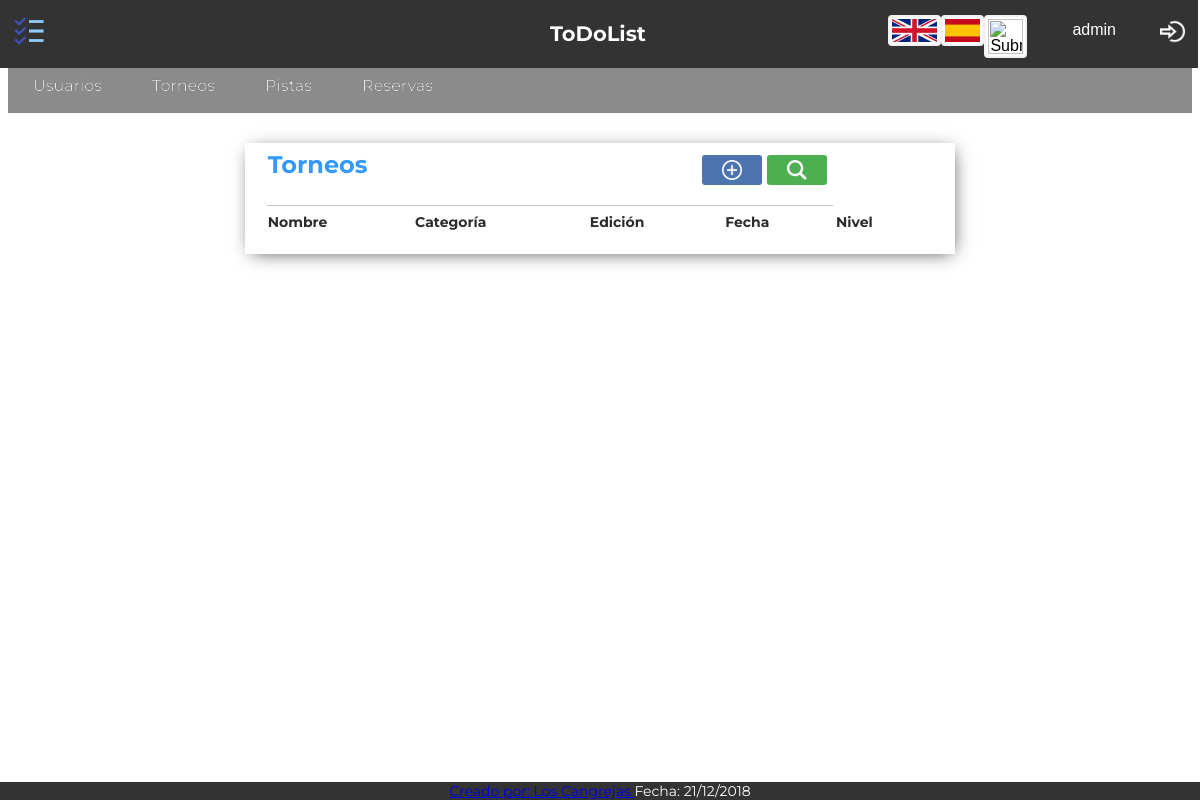
The page /Controllers/Torneos_Controller.php (signed in) on the database as committed earlier.
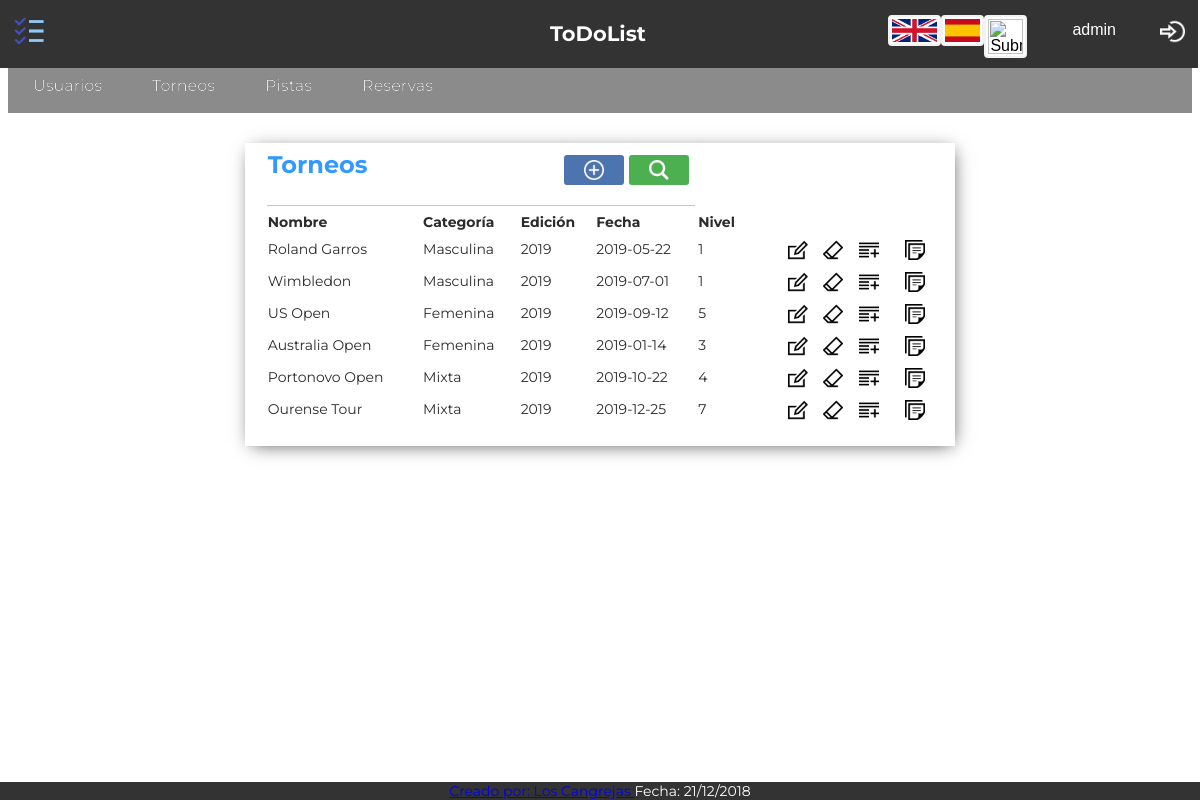
The same page on the database as committed later.
### tables this page shows
CREATE TABLE `torneo` (
  `ID_Torneo` tinyint(5) NOT NULL,
  `nombre` varchar(45) NOT NULL,
  `categoria` varchar(15) NOT NULL,
  `fecha` date NOT NULL,
  `edicion` int(5) NOT NULL,
  `nivel` int(5) NOT NULL
);

### Functions/Authentication.php (called while the page is built)
<?php
function IsAuthenticated(){
	if (!isset($_SESSION['login'])){
		return false;
	}
	else{
		return true;
	}
}
?>

### Models/Torneos_Model.php (called while the page is built, shortened)
<?php
class Torneos_Model{
	var $ID_Torneo;
	var $nombre;
	var $categoria;
	var $edicion;
	var $fecha;
	var $nivel;
	function __construct ($ID_Torneo,$nombre,$categoria,$edicion,$fecha,$nivel){
		$this -> ID_Torneo = $ID_Torneo;
		$this -> nombre = $nombre;
		$this -> categoria = $categoria;
		$this -> edicion = $edicion;
		$this -> fecha = $fecha;
		$this -> nivel = $nivel;
		include_once 'Access_DB.php';
		$this->mysqli = ConnectDB();
		}
function search(){
	     $sql = "SELECT *
       			FROM torneo
    			WHERE
    				(
    				(`ID_Torneo` LIKE '%$this->ID_Torneo%') &&
	 				(`nombre` LIKE '%$this->nombre%') &&
					(`categoria` LIKE '%$this->categoria%') &&
					(`edicion` LIKE '%$this->edicion%') &&
					(`fecha` LIKE '%$this->fecha%') &&
					(`nivel` LIKE '%$this->nivel%')
    				)";
    if (!($resultado = $this->mysqli->query($sql))){
		return 'Error en la búsqueda';
	}
    else{
		return $resultado;
	}
}
}
?>

### Models/Access_DB.php (called while the page is built)
<?php
function ConnectDB()
{
    $mysqli = new mysqli("localhost", "todolist", "todolist", "todolist");
	if ($mysqli->connect_errno) {
		include './MESSAGE.php';
		new MESSAGE("Fallo al conectar a MySQL: (" . $mysqli->connect_errno . ") " . $mysqli->connect_error, './index.php');
		return false;
	}
	else{
		return $mysqli;
	}
}
?>

### Views/Torneos_SHOWALL_View.php (the view, shortened to what this page needs)
<?php
include_once '../Functions/Authentication.php';
include '../Views/Header.php';
 class Torneos_SHOWALL{
	var $datos;
	function __construct($datos,$enlace){
		$this -> datos = $datos;
		$this -> mostrar();
	}
	function mostrar(){
?>
	<div class="showall">
		<table class="showAllUsers">
			<tr><th class="title" colspan="4"><?php echo $strings['Torneos']; ?>
			<form class="tableActions" action="../Controllers/Torneos_Controller.php" method="">
			<button class="buscar-little" name="action" value="Confirmar_SEARCH1" type="submit"></button>
			<button class="anadir-little"  name="action" value="Confirmar_ADD" type="submit"></button>
			</form></th></tr>
			<tr>
				<th><?php echo $strings['Nombre']; ?></th>
				<th><?php echo $strings['Categoria']; ?></th>
				<th><?php echo $strings['Edicion']; ?></th>
				<th><?php echo $strings['Fecha']; ?></th>
				<th><?php echo $strings['Nivel']; ?></th>
				<th></th>
			</tr>
		<?php
			while($fila = $this ->datos->fetch_array()){
		?>
			<tr>
				<form action="../Controllers/Torneos_Controller.php" method="post" name="action" >
					<td><?php echo $fila['nombre']; ?></td>
					<td><?php echo $fila['categoria']; ?></td>
					<td><?php echo $fila['edicion']; ?></td>
					<td><?php echo $fila['fecha']; ?></td>
					<td><?php echo $fila['nivel']; ?></td>
					<td style="text-align:right">
						<button class="editar" name="action" value="Confirmar_EDIT" type="submit"></button>
						<button class="borrar" name="action" value="Confirmar_DELETE1" type="submit"></button>
						<button class="add" name="action" value="Confirmar_SHOWCURRENT" type="submit"></button>
					</td>
				</form>
				<form action="../Controllers/Inscripcion_Controller.php" method="post" name="action" >
					<td style="text-align:right">
						<button class="inscripcion" name="action" value="Confirmar_INSCRIPCION1" type="submit"></button>
					</td>
					</form>
			</tr>
		<?php
			}
		?>
		</table>
	</div>
<?php
    }
}
?>
<footer>
	<?php include '../Views/Footer.php'; ?>

### Controllers/Torneos_Controller.php (shortened to what this page needs)
<?php
include_once "../Functions/Authentication.php";
if(!IsAuthenticated()){
	new MESSAGE('No puedes ver nada sin loguearte','../index.php');
}else{
	include_once "../Models/Torneos_Model.php";
	include_once "../Views/Torneos_SHOWALL_View.php";
	switch ($_REQUEST['action']){
		default:
			$torneo = new Torneos_Model('','','','','','');
			$datos = $torneo -> search();
			$respuesta = new Torneos_SHOWALL($datos,'../Controllers/Torneos_Controller.php');
	}
}
?>

### Views/Header.php (shortened to what this page needs)
<?php
	include_once '../Functions/Authentication.php';
?>
<html>
<head>
	<link rel="stylesheet" type="text/css" href="../Views/css/style.css">
	<link rel="stylesheet" href="https://cdnjs.cloudflare.com/ajax/libs/font-awesome/4.7.0/css/font-awesome.min.css">
	<link rel="stylesheet" type="text/css" href="../Views/css/tcal.css" />
</head>
<?php
if(isset($_SESSION['tipo'])){
?>
<header id="main-header">
	<div class="fixednav">
		<div class="topnav">
			<div class="topnav-centered">
				<a><h2><?php echo $strings['ToDoList']; ?></h2></a>
			</div>
			<a class="alogo"><button class="logo"></button></a>
			<div class="topnav-right">
                <?php
                    if (IsAuthenticated()){
                ?>
				<button class="user"><?php echo $_SESSION['login'];?></button>
				<a href='../Functions/Desconectar.php'><button class="logout"></button></a>
                <?php
                    }
                    else{
                ?>
                    <a href='../Controllers/Registro_Controller.php'><button class="registrar"></button></a>
                <?php
                    }
                ?>
			</div>
			<div class="flags1" >
				<form name='idioma' action="../Functions/CambioIdioma.php" method="POST" style="display: inline-block; margin:0; padding:0;">
					<input type="image" src="../Views/img/uk.png"  width="45px">
				</form>
				<form name='idioma' action="../Functions/CambioIdioma.php" method="POST" style="display: inline-block; margin:0; padding:0;">
					<input type="image"  src="../Views/img/spain.png"  width="35px" >
				</form>
				<form name='idioma' action="../Functions/CambioIdioma.php" method="POST" style="display: inline-block; margin:0; padding:0;">
					<input type="image"  src="../Views/img/galicia.png" width="35px">
				</form>
			</div>
	</div>
	<div class="menu-bar" id="menu-bar">
		<li><a href="../Controllers/Usuarios_Controller.php"><?php echo $strings['Usuarios']; ?></a></li>
		<li><a href="../Controllers/Torneos_Controller.php"><?php echo $strings['Torneos']; ?></a></li>
		<li><a href="../Controllers/Pistas_Controller.php"><?php echo $strings['Pistas']; ?></a></li>
		<li><a href="../Controllers/Reservas_Controller.php"><?php echo $strings['Reservas']; ?></a></li>
	</div>
</header>
<?php
}
?>

### Views/Footer.php
<div class="footer" id="footer">
	<li><a href="../Views/Integrantes.php" target=_blank><?php echo $strings['Creado por']; ?>: Los Cangrejas </a></li>
		<li><a><?php echo $strings['Fecha']; ?>: 21/12/2018</a></li>
</div>
</body>
</html>

### Views/css/style.css (style rules this page uses)
.flags1 { display:inline-flex; float:right; padding:10px; width: auto; }
.flags1 form { box-shadow: none; }
.topnav { position: fixed; background-color: #333; margin: -10px -10px 0px -10px; width: 100%; z-index: 8999; }
.topnav a { float: left; color: white; text-align: center; padding: 18px 16px 16px 16px; text-decoration: none; font-size: 14px; font-style: normal; text-shadow: 0px 0px 0px #000000; }
.topnav-centered a { float: none; position: absolute; top: 50%; left: 50%; transform: translate(-50%, -50%); }
.topnav-right { float: right; display: flex; text-align: center; }
.menu-bar { width: 100%; border-top: 50px solid; height: 55px; line-height: 100%; background: #8B8B8B; position: inherit; }
.menu-bar li { margin: 0px 0px 0px 0px; padding: 0px 0px 0px 0px; float: left; position: inherit; list-style: none; }
.menu-bar a { font-style: normal; font-size: 16px; color: #E7E5E5; text-decoration: none; display: block; padding: 20px 25px 19px 25px; margin: 0; margin-bottom: 0px; border-radius: 0px; text-shadow: 0px 0px 0px #000000; }
.footer { font-size: 14; background-color: #333; position: fixed; left: 0; bottom: 0; width: 100%; height: auto; display: inline-table; text-align: center; z-index: 999; color: white }
.footer li { display: inline; }
form { font-size:14px; color:#2b2b2b; width:50%; margin-left:auto; margin-right:auto; margin-top:50px; padding: 20px 40px 20px 20px; box-shadow: 2px 3px 18px -5px rgba(0,0,0,0.75); }
input { padding:2px; border:2px solid #f2f2f2; border-radius:4px; background-color:#fff; margin-top: 7; font-size:16px; }
.showAllUsers { font-size:14px; color:#2b2b2b; width:60%; margin-left:auto; margin-right:auto; margin-top:30px; margin-bottom: 35px; padding: 0px 20px 20px 20px; box-shadow: 2px 3px 18px -5px rgba(0,0,0,0.75); }
.title { text-align:left; font-size:24px; font-weight:bold; border-bottom: 1px solid rgba(114, 114, 114, 0.411); color:#39F; padding-bottom: 20px; }
th { padding-top: 5px; text-align: left; }
.logo { background-size: 35px 35px; background-color: #333; background-position: center; background-repeat: no-repeat; margin-top: 0px; margin-right: 0px; border: none; padding: 15px 15px; cursor: pointer; background-image: url(../img/logo.png); }
.logout { background-size: 25px 25px; background-color: #333; background-position: center; background-repeat: no-repeat; margin-top: 0px; margin-right: -10px; border: none; padding: 15px 20px; cursor: pointer; vertical-align: super; background-image: url(../img/logout.png); }
.user { background-size: 25px 25px; background-color: #333; background-position: left; background-repeat: no-repeat; margin-top: 0px; margin-right: -15px; border: none; cursor: pointer; vertical-align: super; background-image: url(../img/user.png); }
button { background-size: 20px 20px; background-position: center; background-repeat: no-repeat; margin-top: 25px; margin-right: 30px; border: none; color: white; padding: 20px 35px; text-align: center; font-size: 16px; cursor: pointer; border-radius: 3px; background-color:green; }
.buscar-little { vertical-align: text-bottom; float: right; margin-top: 5px; margin-right: 5px; padding: 15px 30px; background-image: url(../img/buscar.png); background-color: #4CAF50; }
.anadir-little { vertical-align: text-bottom; float: right; margin-top: 5px; margin-right: 5px; padding: 15px 30px; background-image: url(../img/anadir.png); background-color: rgb(76, 116, 175); }
.editar { background-image: url(../img/editar.png); background-color: Transparent; background-repeat:no-repeat; border: none; cursor:pointer; overflow: hidden; outline:none; margin-top: 5px; margin-right: 2px; padding: 10px 15px; margin-bottom: 3px; }
.borrar { background-image: url(../img/borrar.png); background-color: Transparent; background-repeat:no-repeat; border: none; cursor:pointer; overflow: hidden; outline:none; margin-top: 5px; margin-right: 2px; padding: 10px 15px; margin-bottom: 3px; }
.add { background-image: url(../img/add.png); background-color: Transparent; background-repeat:no-repeat; border: none; cursor:pointer; overflow: hidden; outline:none; margin-top: 5px; margin-right: 2px; padding: 10px 15px; margin-bottom: 3px; }
.inscripcion { background-image: url(../img/note.png); background-color: Transparent; background-repeat:no-repeat; border: none; cursor:pointer; overflow: hidden; outline:none; margin-top: 5px; margin-right: 2px; padding: 10px 15px; margin-bottom: 3px; }
.tableActions { display: contents; }

Rows that differ between the two databases and show on the page:
added torneo: nombre "Roland Garros", categoria "Masculina", edicion "2019", fecha "2019-05-22", nivel "1"
added torneo: nombre "Wimbledon", categoria "Masculina", edicion "2019", fecha "2019-07-01", nivel "1"
added torneo: nombre "US Open", categoria "Femenina", edicion "2019", fecha "2019-09-12", nivel "5"
added torneo: nombre "Australia Open", categoria "Femenina", edicion "2019", fecha "2019-01-14", nivel "3"
added torneo: nombre "Portonovo Open", categoria "Mixta", edicion "2019", fecha "2019-10-22", nivel "4"
added torneo: nombre "Ourense Tour", categoria "Mixta", edicion "2019", fecha "2019-12-25", nivel "7"
